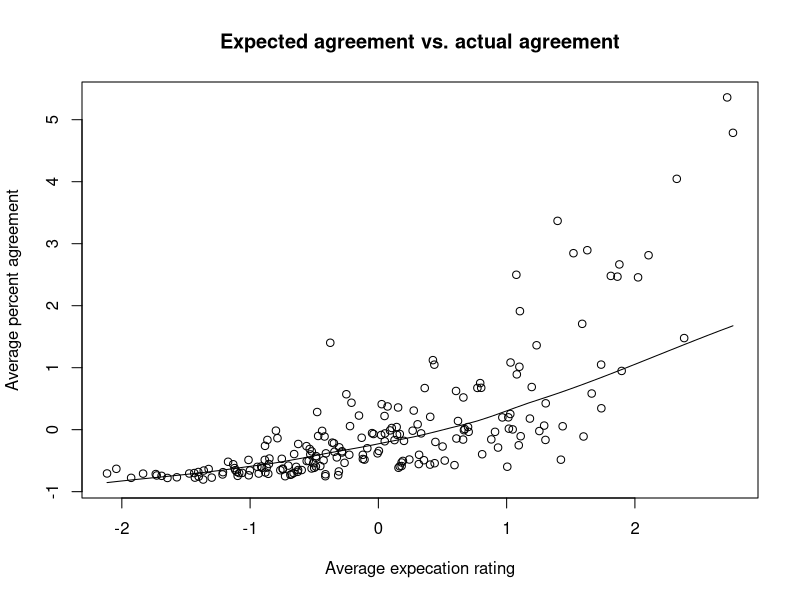

The R source for this figure: (Note: this script raises an error after producing the figure.)
## ---- chunk 1
library(tidyverse)
library(knitr)
library(scales)
library(xtable)
library(broom)
## ---- chunk 2
dExpectation = read_csv('./expectation/expectations-by-condition.csv') 
dTruth = read_csv('./expectation/ground-truth-by-condition.csv') 
## ---- chunk 3
# Z score averages of expectation rating and actual percent matches (across participants) and compare
expectation <- aggregate(dExpectation[, 2], list(dExpectation$word), mean) %>% 
  mutate(zscore = (sliderResponse - mean(sliderResponse))/sd(sliderResponse)) %>%
  rename(word = "Group.1", avgExpectation = sliderResponse)

truth <-  aggregate(dTruth[, 2], list(dTruth$word), mean) %>% 
  mutate(zscore = (groundTruth - mean(groundTruth))/sd(groundTruth))

# plot word level responses (averaged over participants + z-scored)
scatter.smooth(x=expectation$zscore, y=truth$zscore, xlab="Average expecation rating", ylab="Average percent agreement", main="Expected agreement vs. actual agreement")
## ---- chunk 4
dDeltaE = read_csv('./deltaE/sorted-deltaE-CIE2000-block2.csv') 

# zscoring:
deltaE <- dDeltaE[order(dDeltaE$word),] %>%
  mutate(zscore = (deltaE - mean(deltaE))/sd(deltaE))
# averaging slider + zscoring
expectation <- aggregate(dExpectation[, 2], list(dExpectation$word), mean) %>%
  rename(word = "Group.1", avgExpectation = sliderResponse) %>%
  mutate(zscore = (avgExpectation - mean(avgExpectation))/sd(avgExpectation))

# plot
scatter.smooth(x=expectation$zscore, y=deltaE$zscore, xlab="Average expecation rating", ylab="Average Delta E among block2 repsonses", main="Expected agreement vs. average Delta E")

# correlation
cor.test(expectation$zscore, deltaE$zscore)
## ---- chunk 5
library("ggpubr")
ggboxplot(dExpectation, y = "sliderResponse", main= "Expected Agreement by Condition",
          color = "condition", order = c("concrete", "abstract"), ylim = c(0, 100),
          ylab = "% of population expected to share association") +
  theme(axis.ticks.x=element_blank(), axis.text.x=element_blank(), axis.title.x=element_blank())
## ---- chunk 6
ggboxplot(dTruth, y = "groundTruth", main= "Actual Agreement by Condition",
          color = "condition", order = c("concrete", "abstract"), ylim = c(0, 100),
          ylab = "% of population actually sharing color association") +
    theme(axis.ticks.x=element_blank(), axis.text.x=element_blank(), axis.title.x=element_blank())
## ---- chunk 7
# define "expected" and "actual" condition columns
expect <- rep(c("expected"),each=981)
actual <- rep(c("actual"),each=981)

# prepare datasets to be combined
selectedExpectation <- filter(dExpectation, word %in% c("lemon", "sun", "tomato", "fire", "apple", "spinach", "vegetable", "tree", "daffodil")) %>%
  subset(select=-condition) %>%
  rename(value = sliderResponse) %>%
  cbind(condition = expect)
  
selectedActual <- filter(dTruth, word %in% c("lemon", "sun", "tomato", "fire", "apple", "spinach", "vegetable", "tree", "daffodil")) %>%
  subset(select=-condition) %>%
  rename(value = groundTruth) %>%
  cbind(condition = actual)
# append datasets
both <- rbind(selectedActual, selectedExpectation)

# plot
ggplot(both, aes(x=word, y=value, fill=condition)) +
  geom_boxplot() +
  ggtitle("Actual vs. Expected Agreement") +
  labs(y="% agreement", x = "Word") +
  # facet_wrap(~condition) +
  coord_cartesian(ylim = c(0, 100)) +
  theme(axis.text.x = element_text(size = 10, angle = 45), axis.title=element_text(size=12))

## ---- chunk 8
